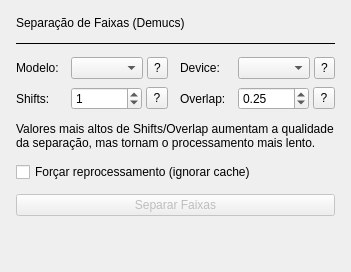
<?xml version="1.0" encoding="UTF-8"?>
<ui version="4.0">
 <class>TabDemucs</class>
 <widget class="QWidget" name="TabDemucs">
  <layout class="QVBoxLayout" name="demucsTabLayout">
   <property name="spacing">
    <number>12</number>
   </property>
   <property name="leftMargin">
    <number>16</number>
   </property>
   <property name="topMargin">
    <number>16</number>
   </property>
   <property name="rightMargin">
    <number>16</number>
   </property>
   <property name="bottomMargin">
    <number>16</number>
   </property>
   <item>
    <widget class="QLabel" name="lbl_demucs_title">
     <property name="text">
      <string>Separação de Faixas (Demucs)</string>
     </property>
    </widget>
   </item>
   <item>
    <widget class="QFrame" name="lineSepDemucsTop">
     <property name="frameShape">
      <enum>QFrame::Shape::HLine</enum>
     </property>
     <property name="frameShadow">
      <enum>QFrame::Shadow::Plain</enum>
     </property>
    </widget>
   </item>
   <item>
    <layout class="QGridLayout" name="demucsOptionsGrid">
     <property name="horizontalSpacing">
      <number>12</number>
     </property>
     <property name="verticalSpacing">
      <number>8</number>
     </property>
     <item row="0" column="0">
      <widget class="QLabel" name="lbl_demucs_model">
       <property name="text">
        <string>Modelo:</string>
       </property>
      </widget>
     </item>
     <item row="0" column="1">
      <layout class="QHBoxLayout" name="modelFieldLayout">
       <property name="spacing">
        <number>4</number>
       </property>
       <item>
        <widget class="QComboBox" name="combo_demucs_model"/>
       </item>
       <item>
        <widget class="QToolButton" name="btn_help_model">
         <property name="maximumSize">
          <size>
           <width>22</width>
           <height>22</height>
          </size>
         </property>
         <property name="text">
          <string>?</string>
         </property>
        </widget>
       </item>
      </layout>
     </item>
     <item row="0" column="2">
      <widget class="QLabel" name="lbl_demucs_device">
       <property name="text">
        <string>Device:</string>
       </property>
      </widget>
     </item>
     <item row="0" column="3">
      <layout class="QHBoxLayout" name="deviceFieldLayout">
       <property name="spacing">
        <number>4</number>
       </property>
       <item>
        <widget class="QComboBox" name="combo_demucs_device"/>
       </item>
       <item>
        <widget class="QToolButton" name="btn_help_device">
         <property name="maximumSize">
          <size>
           <width>22</width>
           <height>22</height>
          </size>
         </property>
         <property name="text">
          <string>?</string>
         </property>
        </widget>
       </item>
      </layout>
     </item>
     <item row="1" column="0">
      <widget class="QLabel" name="lbl_demucs_shifts">
       <property name="text">
        <string>Shifts:</string>
       </property>
      </widget>
     </item>
     <item row="1" column="1">
      <layout class="QHBoxLayout" name="shiftsFieldLayout">
       <property name="spacing">
        <number>4</number>
       </property>
       <item>
        <widget class="QSpinBox" name="spin_demucs_shifts">
         <property name="minimum">
          <number>0</number>
         </property>
         <property name="maximum">
          <number>10</number>
         </property>
         <property name="value">
          <number>1</number>
         </property>
         <property name="toolTip">
          <string>Número de deslocamentos aleatórios aplicados durante a inferência (shift trick). Valores maiores tendem a melhorar a qualidade da separação, ao custo de tempo de processamento proporcionalmente maior. 0 desativa o truque (mais rápido).</string>
         </property>
        </widget>
       </item>
       <item>
        <widget class="QToolButton" name="btn_help_shifts">
         <property name="maximumSize">
          <size>
           <width>22</width>
           <height>22</height>
          </size>
         </property>
         <property name="text">
          <string>?</string>
         </property>
        </widget>
       </item>
      </layout>
     </item>
     <item row="1" column="2">
      <widget class="QLabel" name="lbl_demucs_overlap">
       <property name="text">
        <string>Overlap:</string>
       </property>
      </widget>
     </item>
     <item row="1" column="3">
      <layout class="QHBoxLayout" name="overlapFieldLayout">
       <property name="spacing">
        <number>4</number>
       </property>
       <item>
        <widget class="QDoubleSpinBox" name="spin_demucs_overlap">
         <property name="minimum">
          <double>0.000000000000000</double>
         </property>
         <property name="maximum">
          <double>0.990000000000000</double>
         </property>
         <property name="singleStep">
          <double>0.050000000000000</double>
         </property>
         <property name="value">
          <double>0.250000000000000</double>
         </property>
         <property name="toolTip">
          <string>Sobreposição entre janelas de processamento (0.0–0.99). Valores maiores suavizam transições entre blocos, ao custo de mais tempo de processamento.</string>
         </property>
        </widget>
       </item>
       <item>
        <widget class="QToolButton" name="btn_help_overlap">
         <property name="maximumSize">
          <size>
           <width>22</width>
           <height>22</height>
          </size>
         </property>
         <property name="text">
          <string>?</string>
         </property>
        </widget>
       </item>
      </layout>
     </item>
    </layout>
   </item>
   <item>
    <widget class="QLabel" name="lbl_demucs_options_hint">
     <property name="text">
      <string>Valores mais altos de Shifts/Overlap aumentam a qualidade da separação, mas tornam o processamento mais lento.</string>
     </property>
     <property name="wordWrap">
      <bool>true</bool>
     </property>
    </widget>
   </item>
   <item>
    <widget class="QCheckBox" name="check_force_reprocess">
     <property name="text">
      <string>Forçar reprocessamento (ignorar cache)</string>
     </property>
     <property name="toolTip">
      <string>Se marcado, roda o Demucs novamente mesmo que esta música já tenha sido processada antes com as mesmas configurações, sobrescrevendo os stems em cache.</string>
     </property>
    </widget>
   </item>
   <item>
    <widget class="QPushButton" name="btn_run_demucs">
     <property name="enabled">
      <bool>false</bool>
     </property>
     <property name="text">
      <string>Separar Faixas</string>
     </property>
    </widget>
   </item>
   <item>
    <spacer name="demucsTabSpacer">
     <property name="orientation">
      <enum>Qt::Orientation::Vertical</enum>
     </property>
     <property name="sizeHint" stdset="0">
      <size>
       <width>20</width>
       <height>40</height>
      </size>
     </property>
    </spacer>
   </item>
  </layout>
 </widget>
 <resources/>
 <connections/>
</ui>
